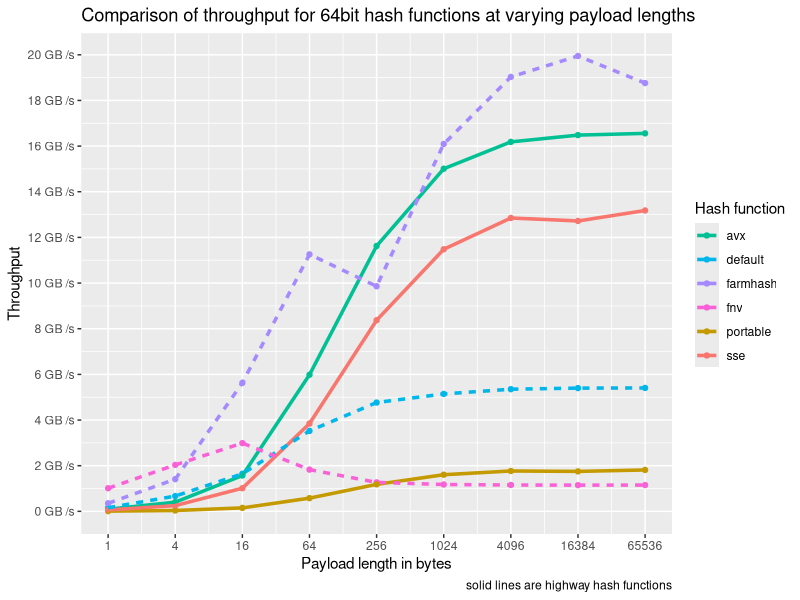
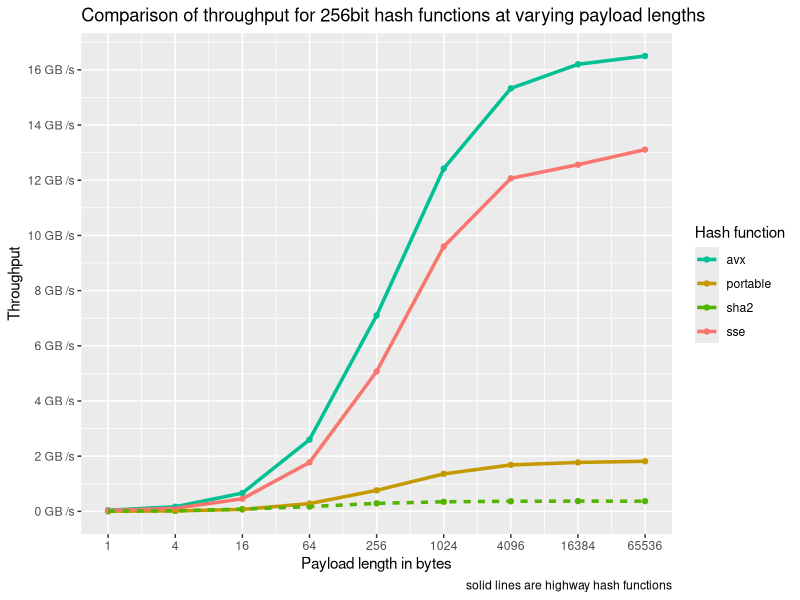
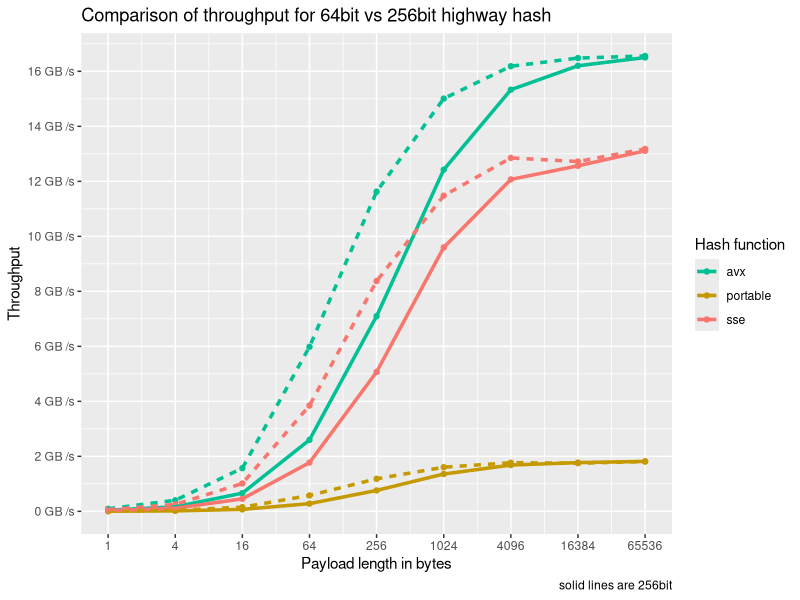
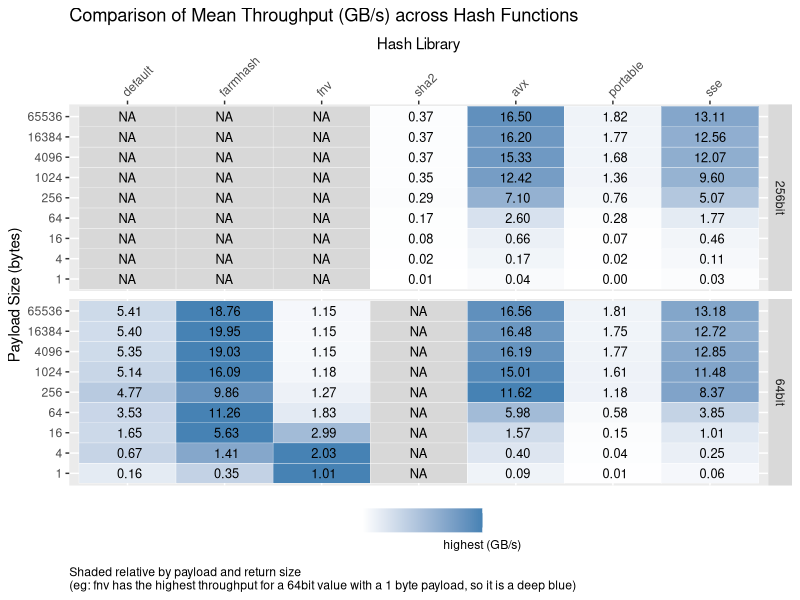
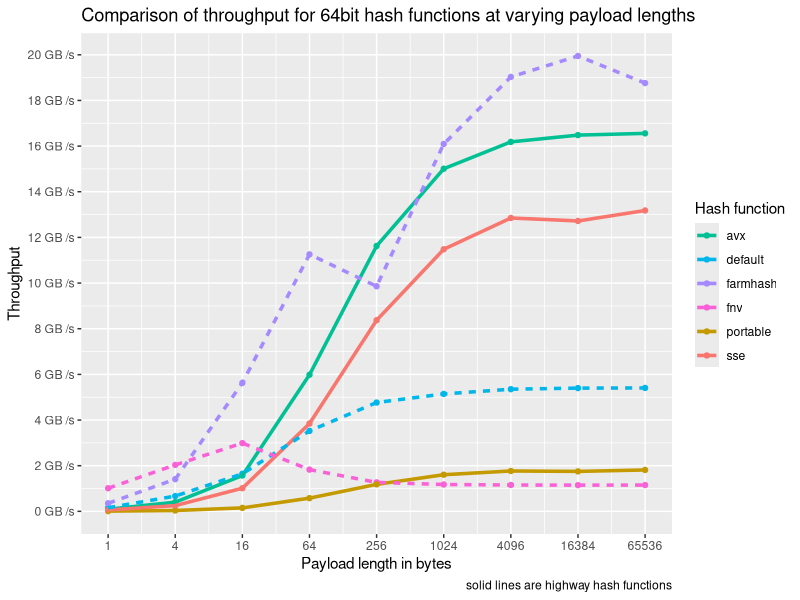
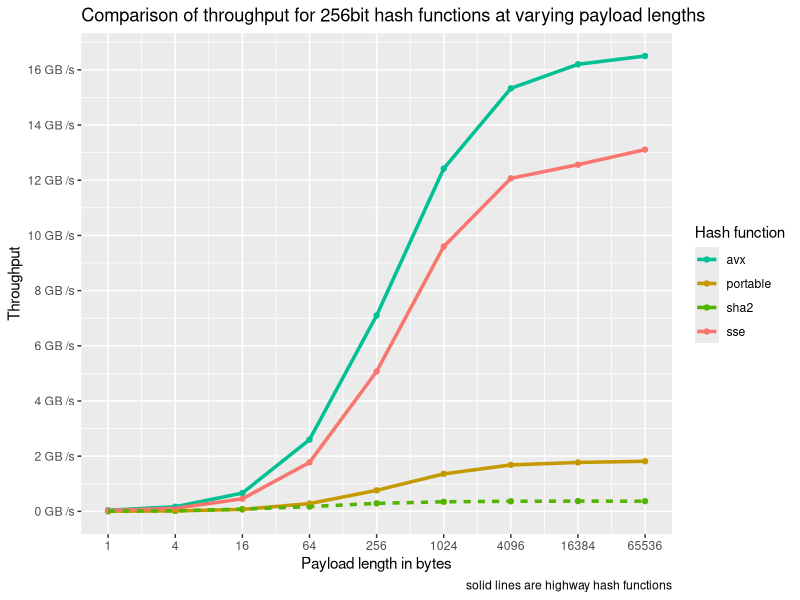
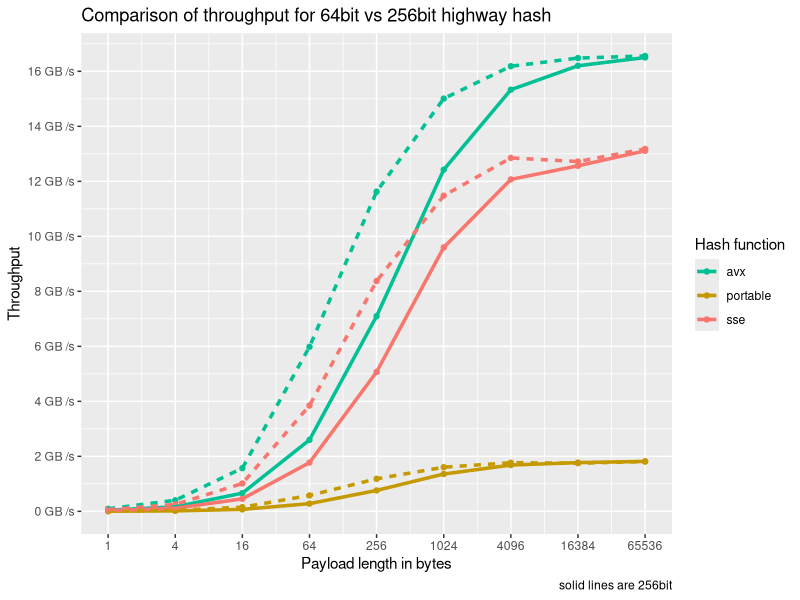
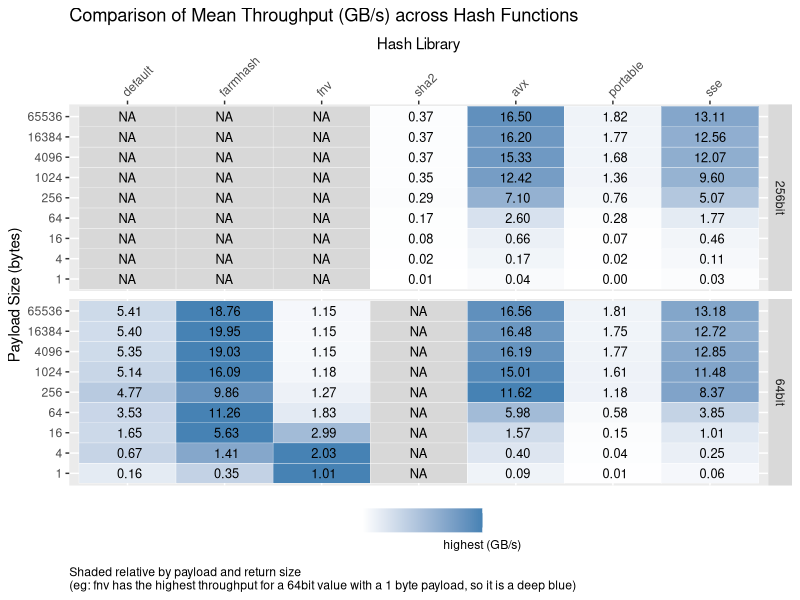

These figures' R source, in order:
library(scales)
library(tidyverse)
library(readr)

is_highwayhash <- Vectorize(function(fn) {
  switch(fn,
         "avx" = TRUE,
         "sse" = TRUE,
         "portable" = TRUE,
         FALSE)
})

get_line_type <- Vectorize(function(fn) {
  switch(fn,
         "avx" = "highwayhash",
         "sse" = "highwayhash",
         "portable" = "highwayhash",
         "other")
})

df <- read_csv("./highway.csv")
df <- mutate(df,
             fn = `function`,
             highwayhash = is_highwayhash(fn),
             line = get_line_type(fn),
             throughput = value * iteration_count * 10^9 / sample_time_nanos) %>%
     filter(group != 'highway-builder')


pal <- hue_pal()(df %>% select(fn) %>% distinct() %>% count() %>% pull())
names(pal) <- df %>% select(fn) %>% distinct() %>% pull()

df64 <- df %>% filter(group == '64bit')
df256 <- df %>% filter(group == '256bit')

byte_rate <- function(l) {
  paste(scales::number_bytes(l, symbol = "GB", units = "si"), "/s")
}

ggplot(df64, aes(value, throughput, color = fn)) + 
  stat_summary(fun.y = mean, geom="point", size = 1.5) +
  stat_summary(aes(linetype = line), fun.y = mean, geom="line", size = 1.2) +
  scale_y_continuous(labels = byte_rate, limits = c(0, NA), breaks = pretty_breaks(10)) +
  scale_x_continuous(trans='log2', limit = c(1, NA), breaks = c(1, 4, 16, 64, 256, 1024, 4096, 16384, 65536)) +
  labs(title = "Comparison of throughput for 64bit hash functions at varying payload lengths",
       caption = "solid lines are highway hash functions",
       col = "Hash function",
       y = "Throughput",
       x = "Payload length in bytes") +
  guides(linetype = FALSE) +
  scale_colour_manual( values = pal)
ggsave('64bit-highwayhash.png', width = 8, height = 5, dpi = 100)

ggplot(df256, aes(value, throughput, color = fn)) + 
  stat_summary(fun.y = mean, geom="point", size = 1.5) +
  stat_summary(aes(linetype = line), fun.y = mean, geom="line", size = 1.2) +
  scale_y_continuous(labels = byte_rate, limits = c(0, NA), breaks = pretty_breaks(10)) +
  scale_x_continuous(trans='log2', limit = c(1, NA), breaks = c(1, 4, 16, 64, 256, 1024, 4096, 16384, 65536)) +
  labs(title = "Comparison of throughput for 256bit hash functions at varying payload lengths",
       caption = "solid lines are highway hash functions",
       col = "Hash function",
       y = "Throughput",
       x = "Payload length in bytes") +
  guides(linetype = FALSE) +
  scale_colour_manual(values = pal)
ggsave('256bit-highwayhash.png', width = 8, height = 5, dpi = 100)

ggplot(df %>% filter(highwayhash == TRUE), aes(value, throughput, color = fn, line_type = group)) + 
  stat_summary(fun.y = mean, geom="point", size = 1.5) +
  stat_summary(aes(linetype = as.factor(group)), fun.y = mean, geom="line", size = 1.2) +
  scale_y_continuous(labels = byte_rate, limits = c(0, NA), breaks = pretty_breaks(10)) +
  scale_x_continuous(trans='log2', limit = c(1, NA), breaks = c(1, 4, 16, 64, 256, 1024, 4096, 16384, 65536)) +
  labs(title = "Comparison of throughput for 64bit vs 256bit highway hash",
       caption = "solid lines are 256bit",
       col = "Hash function",
       y = "Throughput",
       x = "Payload length in bytes")  +
  guides(linetype = FALSE) +
  scale_colour_manual(values = pal)
ggsave('64bit-vs-256bit-highwayhash.png', width = 8, height = 5, dpi = 100)

reldf <- df %>%
  mutate(throughput = throughput / 10^9) %>%
  group_by(group, fn, highwayhash, value) %>%
  summarize(throughput = mean(throughput)) %>%
  ungroup() %>%
  group_by(value) %>%
  mutate(relative = throughput / max(throughput)) %>%
  ungroup() %>%
  complete(group, fn, value, fill = list(highwayhash = FALSE))

ordered <- reldf %>% distinct(fn, highwayhash) %>% arrange(highwayhash, fn) %>% pull(fn)

# Group all highway hash functions next to each other in the graph
reldf$fn <- factor(reldf$fn, levels = ordered)

ggplot(reldf, aes(fn, as.factor(value))) +
  geom_tile(aes(fill = relative), color = "white") +
  facet_grid(group ~ .) +
  scale_x_discrete(position = "top") +
  scale_fill_gradient(name = "", low = "white", high = "steelblue", na.value = "#D8D8D8", labels = c("lowest", "highest (GB/s)"), breaks = c(0,1)) +
  xlab("Hash Library") +
  ylab("Payload Size (bytes)") +
  geom_text(size = 3.25, aes(label = ifelse(is.na(relative), "NA", format(round(throughput, 2), digits = 3)))) +
  theme(axis.text.x.top=element_text(angle=45, hjust=0, vjust=0)) +
  theme(legend.position="bottom") +
  theme(plot.caption = element_text(hjust=0)) +
  ggtitle("Comparison of Mean Throughput (GB/s) across Hash Functions") +
  labs(caption = "Shaded relative by payload and return size\n(eg: fnv has the highest throughput for a 64bit value with a 1 byte payload, so it is a deep blue)")
ggsave('highwayhash-table.png', width = 8, height = 6, dpi = 100)
